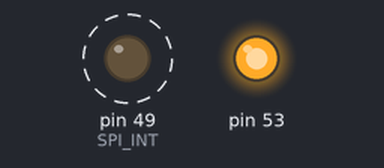
A sketch run on a simulated Arduino Mega 2560, built with avr-gcc and run on an emulated ATmega2560. On the bench: output pins drawn as LEDs (lit = HIGH). Dashed ring = blinking. What the sketch prints to the serial monitor is not drawn.

Above: at 1.2 s.
Timing chart, 0 to 5.2 s (numbered marks = the images above):
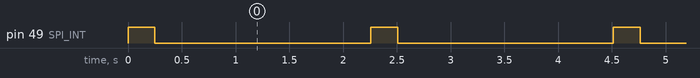

Measured:
- by itself, pin 49 (SPI_INT): alternates HIGH for 0.25 s and LOW for 2.0 s

The sketch:

MEGA_SPI_Master_Test.ino
```cpp
#include <SPI.h>
#include <Wire.h>


#define SPI_MISO 50
#define SPI_MOSI 51
#define SPI_SCLK 52
#define SPI_INT 49
typedef union
{
  float number;
  uint8_t b[4];
}FLOATUNION_t;

FLOATUNION_t xAccel;
FLOATUNION_t yAccel;
FLOATUNION_t zAccel;

FLOATUNION_t xGyro;
FLOATUNION_t yGyro;
FLOATUNION_t zGyro;

FLOATUNION_t xMag;
FLOATUNION_t yMag;
FLOATUNION_t zMag;
FLOATUNION_t headingDegrees;

void setup() {
  Serial.begin (115200);
  Serial.println ("Start");
  pinMode(SPI_MISO, INPUT);
  pinMode(SPI_MOSI, OUTPUT);
  pinMode(SPI_SCLK, OUTPUT);
  pinMode(SPI_INT, OUTPUT);

  digitalWrite(SS, HIGH);  // ensure SS stays high for now

  // Put SCK, MOSI, SS pins into output mode
  // also put SCK, MOSI into LOW state, and SS into HIGH state.
  // Then put SPI hardware into Master mode and turn SPI on
  SPI.begin ();

  // Slow down the master a bit
  SPI.setClockDivider(SPI_CLOCK_DIV8);
}

void loop()
{

  byte junkByte;
  digitalWrite(SPI_INT, HIGH);
  delay(250);
  digitalWrite(SPI_INT, LOW);
  delay(1000);
  digitalWrite(SS, LOW);

  //junkByte = SPDR;

 SPI.transfer(0);
  //xAccel
  for(int i = 3; i >= 0; i--)
  {
    xAccel.b[i] = SPI.transfer(0);
    //Serial.println(SPI.transfer(0));
    //delayMicroseconds (20);
  }


  //yAccel
  for(int i = 3; i >= 0; i--)
  {
    yAccel.b[i] = SPI.transfer(0);
    delayMicroseconds (20);
  }

  //zAccel
  for(int i = 3; i >= 0; i--)
  {
    zAccel.b[i] = SPI.transfer(0);
    delayMicroseconds (20);
  }
//
//  //xGyro
//  for(int i = 3; i >= 0; i--)
//  {
//    xGyro.b[i] = SPDR;
//  }
//
//  //yGyro
//  for(int i = 3; i >= 0; i--)
//  {
//    yGyro.b[i] = SPDR;
//  }
//
//  //zGyro
//  for(int i = 3; i >= 0; i--)
//  {
//    zGyro.b[i] = SPDR;
//  }
//
//  //xMag
//  for(int i = 3; i >= 0; i--)
//  {
//    xMag.b[i] = SPDR;
//  }
//
//  //yMag
//  for(int i = 3; i >= 0; i--)
//  {
//    yMag.b[i] = SPDR;
//  }
//
//  //zMag
//  for(int i = 3; i >= 0; i--)
//  {
//    zMag.b[i] = SPDR;
//  }
//
//  //headingDegrees
//  for(int i = 3; i >= 0; i--)
//  {
//    headingDegrees.b[i] = SPDR;
//  }


  digitalWrite(SS, HIGH);

  Serial.println("IMU Read");
  Serial.print("Accel: ");
  Serial.print("X: "); Serial.print(xAccel.number); Serial.print("  ");
  Serial.print("Y: "); Serial.print(yAccel.number); Serial.print("  ");
  Serial.print("Z: "); Serial.print(zAccel.number); Serial.println("  ");

  Serial.print("Gyro: ");
  Serial.print("X: "); Serial.print(xGyro.number); Serial.print("  ");
  Serial.print("Y: "); Serial.print(yGyro.number); Serial.print("  ");
  Serial.print("Z: "); Serial.print(zGyro.number); Serial.println("  ");

  Serial.print("Mag: ");
  Serial.print("X: "); Serial.print(xMag.number); Serial.print("  ");
  Serial.print("Y: "); Serial.print(yMag.number); Serial.print("  ");
  Serial.print("Z: "); Serial.print(zMag.number); Serial.print("  ");
  Serial.print("Heading: "); Serial.println(headingDegrees.number);

  delay(1000);
}
```
